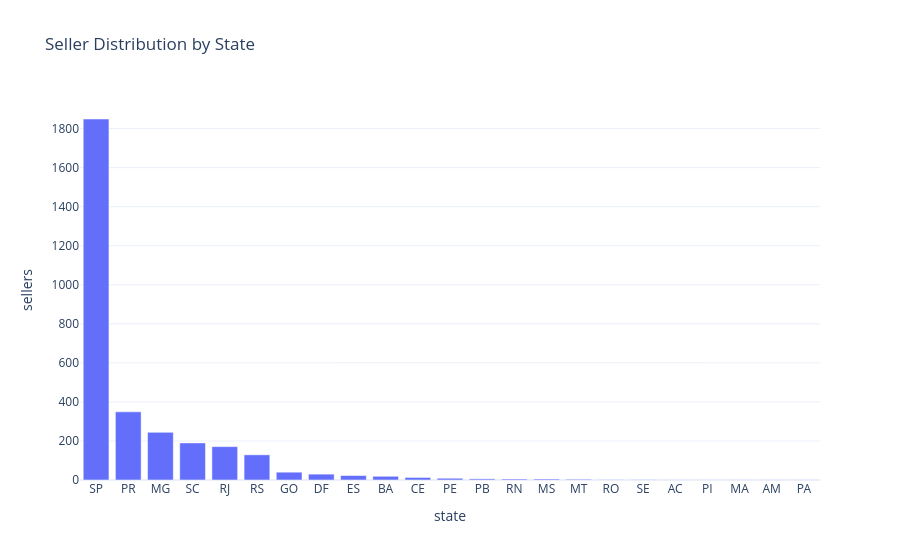

Source (notebook cell):
### Code cell
fig=px.bar(
    seller_states,
    x="state",
    y="sellers",
    title="Seller Distribution by State",
    template="plotly_white"
)
fig.show()

### Figure 1 — Plotly figure (JSON) as saved in the notebook; plotly's stock layout.template omitted (floating-point values rounded to 4 significant figures)
{"data": [{"hovertemplate": "state=%{x}<br>sellers=%{y}<extra></extra>", "legendgroup": "", "marker": {"color": "#636efa", "pattern": {"shape": ""}}, "name": "", "orientation": "v", "showlegend": false, "textposition": "auto", "type": "bar", "x": ["SP", "PR", "MG", "SC", "RJ", "RS", "GO", "DF", "ES", "BA", "CE", "PE", "PB", "RN", "MS", "MT", "RO", "SE", "AC", "PI", "MA", "AM", "PA"], "xaxis": "x", "y": [1849, 349, 244, 190, 171, 129, 40, 30, 23, 19, 13, 9, 6, 5, 5, 4, 2, 2, 1, 1, 1, 1, 1], "yaxis": "y"}], "layout": {"barmode": "relative", "legend": {"tracegroupgap": 0}, "title": {"text": "Seller Distribution by State"}, "xaxis": {"anchor": "y", "domain": [0, 1], "title": {"text": "state"}}, "yaxis": {"anchor": "x", "domain": [0, 1], "title": {"text": "sellers"}}}}
